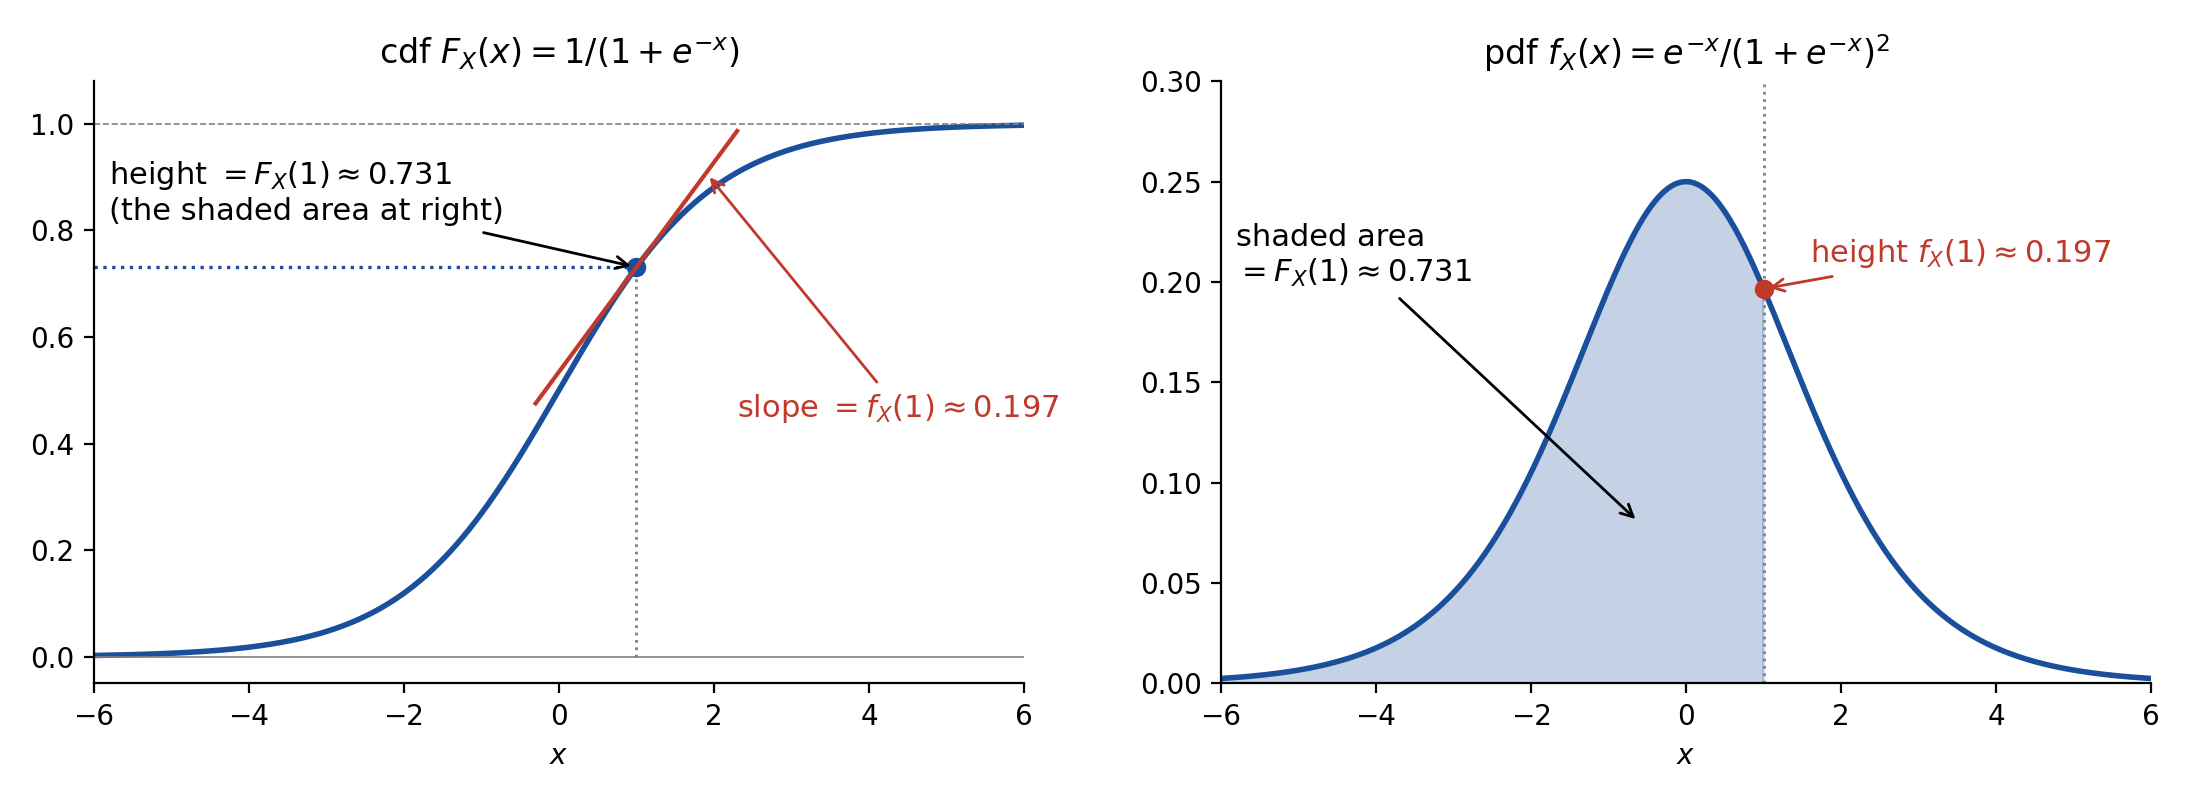

Here is the Python script that generated this plot:
# Two-panel figure for Week 3 notes: pdf vs. cdf of the logistic distribution (C&B Examples 1.5.5, 1.6.4).
# Run: python cdf_vs_pdf.py  ->  writes cdf_vs_pdf.png next to this script.
import os
import numpy as np
import matplotlib.pyplot as plt

f = lambda x: np.exp(-x) / (1 + np.exp(-x)) ** 2   # pdf
F = lambda x: 1 / (1 + np.exp(-x))                  # cdf
x = np.linspace(-6, 6, 600)
x0 = 1.0

fig, (ax2, ax1) = plt.subplots(1, 2, figsize=(11, 4))

# Right: pdf, with the area to the left of x0 shaded.
ax1.plot(x, f(x), color="#1a4f9c", lw=2)
xs = x[x <= x0]
ax1.fill_between(xs, f(xs), color="#1a4f9c", alpha=0.25)
ax1.axvline(x0, color="gray", ls=":", lw=1)
ax1.annotate(f"shaded area\n$= F_X({x0:g}) \\approx {F(x0):.3f}$", xy=(-0.6, 0.08), xytext=(-5.8, 0.20),
             arrowprops=dict(arrowstyle="->", color="black"), fontsize=11)
ax1.plot([x0], [f(x0)], "o", color="#c0392b")
ax1.annotate(f"height $f_X({x0:g}) \\approx {f(x0):.3f}$", xy=(x0, f(x0)), xytext=(1.6, 0.21),
             arrowprops=dict(arrowstyle="->", color="#c0392b"), color="#c0392b", fontsize=11)
ax1.set_title(r"pdf $f_X(x) = e^{-x}/(1+e^{-x})^2$", fontsize=12)
ax1.set_xlabel("$x$"); ax1.set_ylim(0, 0.3)

# Left: cdf, with the height at x0 and the tangent line (slope = pdf).
ax2.plot(x, F(x), color="#1a4f9c", lw=2)
ax2.axhline(0, color="gray", lw=0.6); ax2.axhline(1, color="gray", lw=0.6, ls="--")
ax2.vlines(x0, 0, F(x0), color="gray", ls=":", lw=1)
ax2.hlines(F(x0), -6, x0, color="#1a4f9c", ls=":", lw=1.2)
ax2.plot([x0], [F(x0)], "o", color="#1a4f9c")
ax2.annotate(f"height $= F_X({x0:g}) \\approx {F(x0):.3f}$\n(the shaded area at right)", xy=(x0, F(x0)), xytext=(-5.8, 0.82),
             arrowprops=dict(arrowstyle="->", color="black"), fontsize=11)
t = np.linspace(x0 - 1.3, x0 + 1.3, 2)
ax2.plot(t, F(x0) + f(x0) * (t - x0), color="#c0392b", lw=1.5)
ax2.annotate(f"slope $= f_X({x0:g}) \\approx {f(x0):.3f}$", xy=(x0 + 0.9, F(x0) + f(x0) * 0.9), xytext=(2.3, 0.45),
             arrowprops=dict(arrowstyle="->", color="#c0392b"), color="#c0392b", fontsize=11)
ax2.set_title(r"cdf $F_X(x) = 1/(1+e^{-x})$", fontsize=12)
ax2.set_xlabel("$x$"); ax2.set_ylim(-0.05, 1.08)

for ax in (ax1, ax2):
    ax.spines[["top", "right"]].set_visible(False)
    ax.set_xlim(-6, 6)
fig.tight_layout()
fig.savefig(os.path.join(os.path.dirname(os.path.abspath(__file__)), "cdf_vs_pdf.png"), dpi=200)
